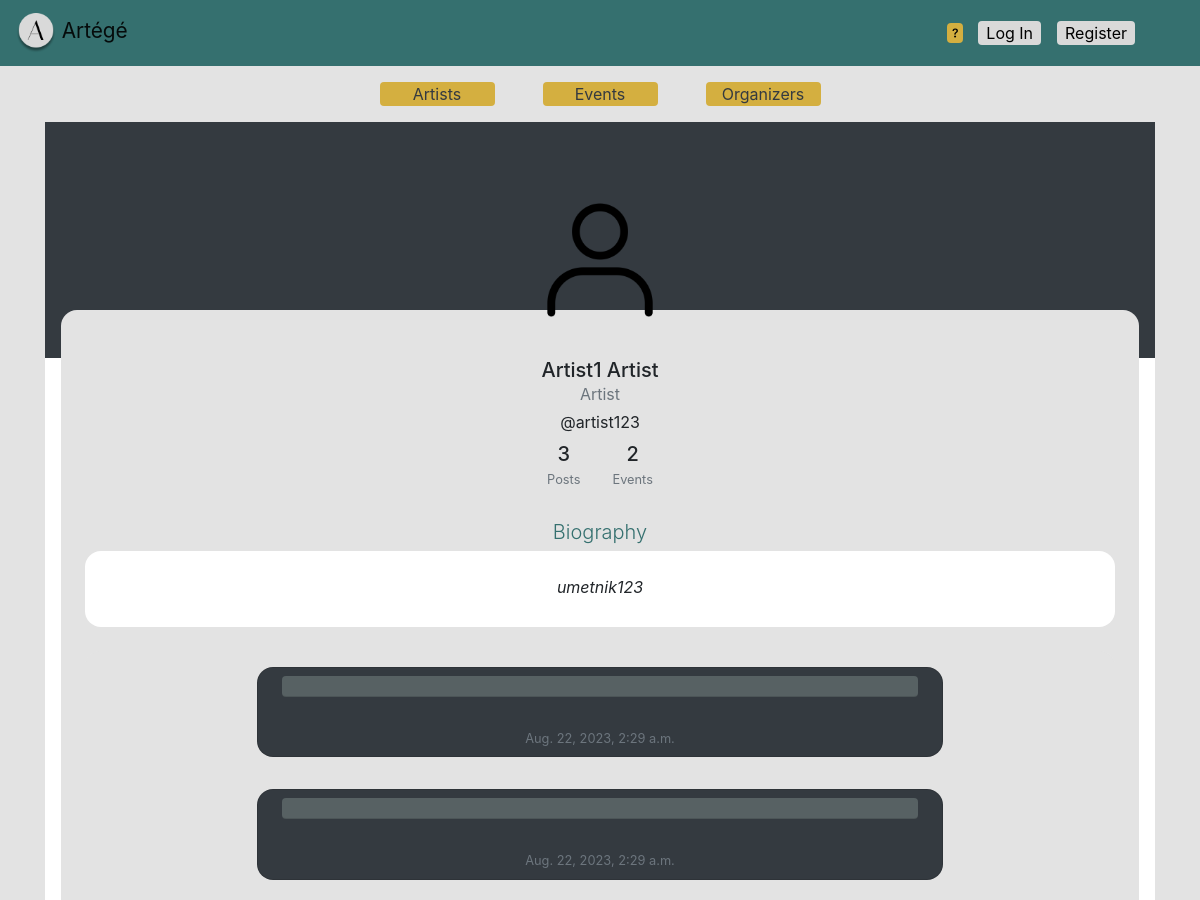
The app's page /profile/2/ (upper part), older data.
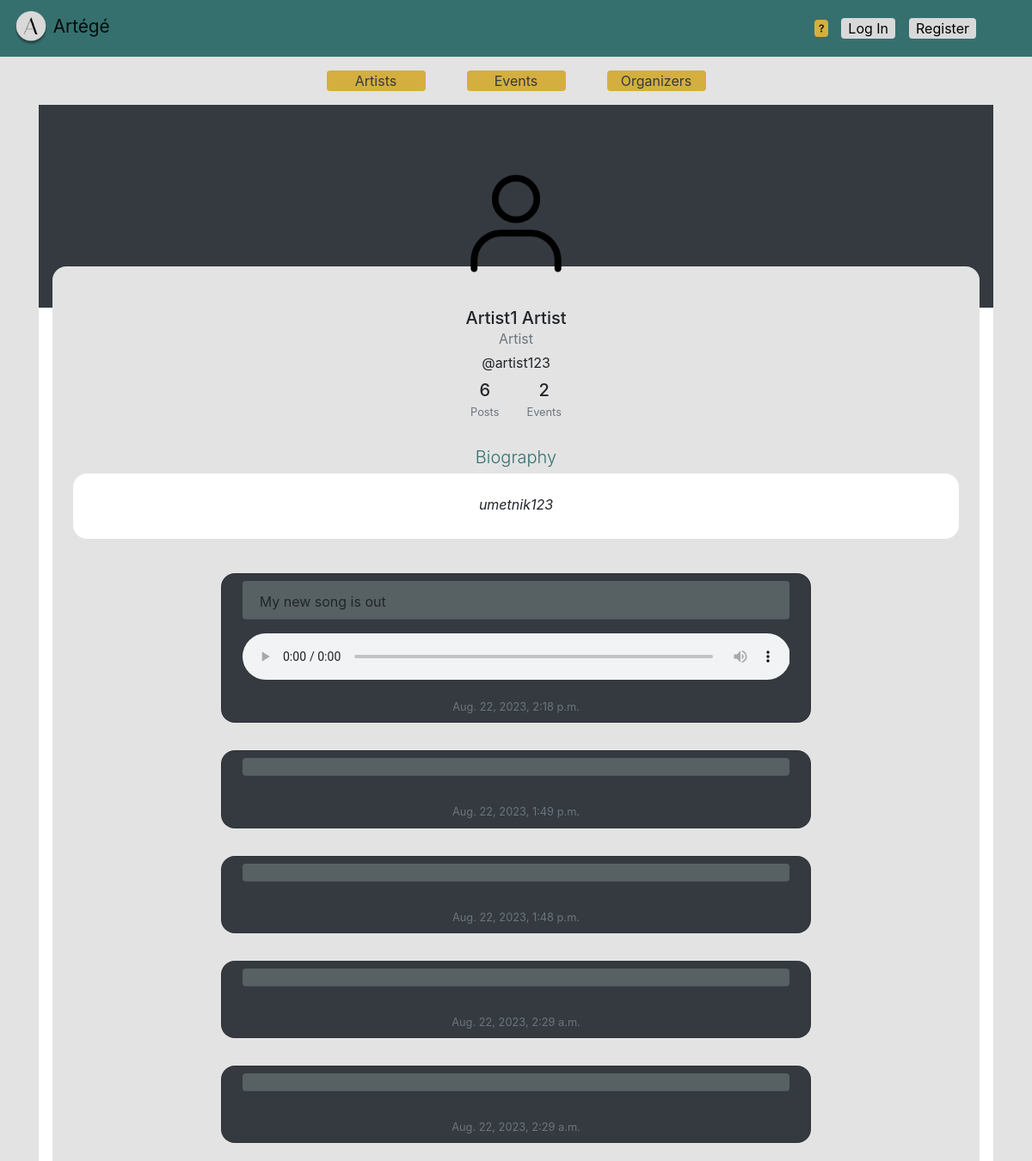
The same page, newer data.
### project_app/models.py (models this page shows)
class Post(models.Model):
    file = models.FileField(upload_to="posts", blank = True)
    description = models.TextField(max_length=255)
    date = models.DateTimeField(auto_now_add=True)
    author = models.ForeignKey(AppUser, on_delete=models.CASCADE)
    def extension(self):
        name, extension = os.path.splitext(self.file.name)
        return extension

### project_app/views.py (the view)
# urls.py: path('profile/<int:user_id>/', views.profile, name='profile'),
def profile(request, user_id):
    user = get_object_or_404(AppUser, pk=user_id)
    if user.is_artist:
        event_num = Event.objects.filter(artists__id=user_id).count()
    elif user.is_organizer:
        event_num = Event.objects.filter(organizer_id=user_id).count()
    else:
        event_num = Ticket.objects.filter(user_profile_id=user_id).distinct().count()
    posts = Post.objects.filter(author_id=user_id).order_by('-date')
    return render(request, 'profile.html', {'user': user, 'event_num': event_num, 'posts': posts})

### project_app/templates/profile.html (shortened to what this page needs)
{% extends "base_generic.html" %} {% block content %}
<div class="container">
    <div class="row rounded mt-1 d-flex justify-content-center align-items-center">
        <div class="col">
            <div class="card border-0">
                <div class="text-white d-flex justify-content-center align-items-end bg-dark">
                    <div class="col p-0 mt-5 mb-2 text-center pr-0">
                        <img class="img-fluid pr-0 profile" src="{{MEDIA.URL}}{{user.image.url}}" style="max-width: 180px;" alt="Profile Image">
                    </div>
                </div>
                <div class="p-4 mx-3 text-black text-center grey mt-n5" style="border-radius: 1rem;">
                    <div class="text-center mt-4">
                        <h5 class="mb-0">{{ user.first_name }} {{user.last_name }}</h5>
                        {% if user.is_artist %}
                        <span class="d-block text-muted">Artist</span>
                        {% elif user.is_organizer %}
                        <span class="d-block">Organizer</span>
                        {% endif %}
                        <span class="d-block my-1">@{{user.username}}</span>
                    </div>
                    <div class="d-flex justify-content-center text-center py-1">
                        <div class="px-3">
                            <p class="mb-1 h5">{{ posts.count }}</p>
                            <p class="small text-muted mb-0">Posts</p>
                        </div>
                        <div class="px-3">
                            <p class="mb-1 h5">{{ event_num }}</p>
                            <p class="small text-muted mb-0">Events</p>
                        </div>
                    </div>
                    <div class="mt-4">
                        <p class="lead fw-normal mb-1 main-text">Biography</p>
                        <div class="p-4 bg-white" style="border-radius: 1rem;">
                            <p class="font-italic mb-1">{{ user.bio }}</p>
                        </div>
                    </div>
                    <div class="container">
                        {% if posts %}
                        <div class="row row-cols-1 row-cols-md-2 g-4 justify-content-around grey" style="border-radius: 1rem;">
                            {% for post in posts %}
                            <div class="card p-2 mx-1 my-3 col-md-8 bg-dark" style="border-radius: 1rem;">
                                <div class="card-header pb-2 rounded mx-3" style="background-color: #576163">
                                    <p class="mb-0 text-left">{{post.description}}</p>
                                </div>
                                <div class="card-body p-3">
                                    {% if post.extension == ".jpg" or post.extension == ".jpeg" or post.extension == ".png" %}
                                    <img src="{{ MEDIA_URL }}{{ post.file.url }}" class="card-img-top img-fluid" alt="Cover image" style="max-width: 100%; height: auto;">
                                    {% elif post.extension == ".mp3" or post.extension == ".wav" or post.extension == ".mpeg" %}
                                    <audio controls style="width:100%">
                                        <source src="{{ MEDIA_URL }}{{ post.file.url }}" type="audio/wav">
                                        <source src="{{ MEDIA_URL }}{{ post.file.url }}" type="audio/mpeg">
                                    </audio>
                                    {% endif %}
                                </div>
                                <small class="mb-0 text-muted float-right">{{post.date}}</small>
                            </div>
                            {% endfor %}
                        </div>
                        {% else %}
                        <p class="text-center">No posts yet.</p>
                        {% endif %}
                    </div>
                </div>
            </div>
        </div>
    </div>
</div>
{% endblock %}

Row changes from the older to the newer data that the page shows:
added Post: description "My new song is out", date "Aug. 22, 2023, 2:18 p.m."
added Post: date "Aug. 22, 2023, 1:49 p.m."
added Post: date "Aug. 22, 2023, 1:48 p.m."
Text that changed along with them:
{{ posts.count }}: "3" → "6"
